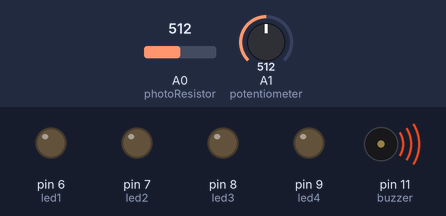
This sketch was run on a simulated Arduino Uno, built with avr-gcc and run on an emulated ATmega328P. On the bench: output pins drawn as LEDs (lit = HIGH), buzzer (waves = sounding). The test bench sets the inputs (shaded band); at power-on: A0 (photoResistor) = 512, A1 (potentiometer) = 512.

Above: at 1.3 s.
1.4 s: A0 (photoResistor) set to 211
2.9 s: A0 (photoResistor) set to 193
At 3.8 s:
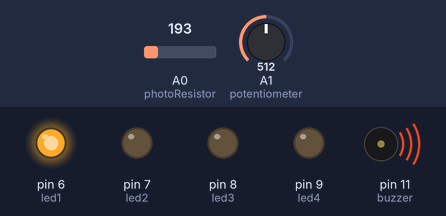
4.5 s: A1 (potentiometer) set to 0
At 5.0 s:
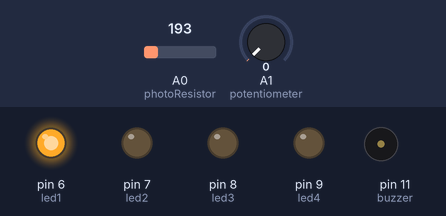
6.0 s: A0 (photoResistor) set to 210
At 7.2 s:
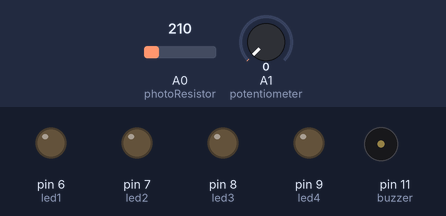
7.5 s: A0 (photoResistor) set to 140
At 8.6 s:
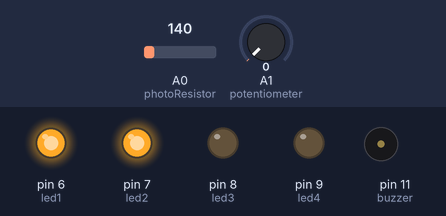
9.0 s: A1 (potentiometer) set to 60
At 9.7 s:
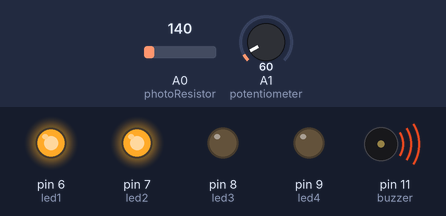
Timing chart, 0 to 11.5 s (numbered marks = the images above; inputs shaded):
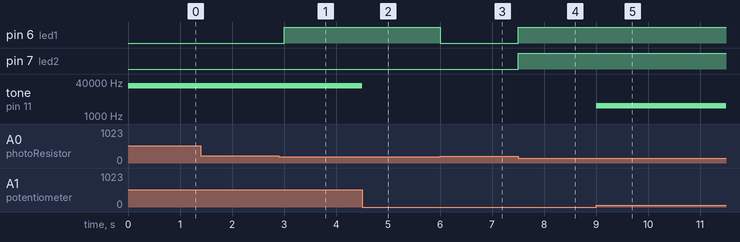

Measured:
- the behaviour switches between 201 and 200 on A0 (photoResistor) (found by bisection; images 0 and 1)
- after the input at 1.4 s, every drawn part: stays the same
- after the input at 2.9 s, pin 6 (led1): LOW → HIGH after 0.10 s
- after the input at 4.5 s, tone on pin 11 (buzzer): 26112 Hz → silent at once
- after the input at 6.0 s, pin 6 (led1): HIGH → LOW at once
- after the input at 7.5 s, pin 6 (led1), pin 7 (led2): LOW → HIGH at once
- after the input at 9.0 s, tone on pin 11 (buzzer): silent → 3060 Hz at once

The sketch:

myamik2lab4.ino
```cpp
/*
 * Madhava Sai Yamike - 675652145
 * Lab 4 - Multiple inputs and outputs
 * In this lab we will be using 4 LEDS and a photoresistor. We will Put all 4 LEDs next to each (preferably the same color).  As the amount of light seen by the photoresistor decreases, increase the number of LEDs that are lit.  For example, if your circuit receives no light then all of the LEDs should light up.  As you continue to increase the amount of light, the number of LEDs that light up will decrease.  So when the photoresistor receives the half the amount of light, 2 LEDS should be lit up, and when there is no light, all 4 LEDs should be lit up.
 * I assumed that I need to use the resistor for Buzzer but I learned that we can connect buzzer directly to Ardunio without using resistor.
 * References: https://www.arduino.cc/en/Reference/AnalogRead
 *             https://www.arduino.cc/en/Reference/Map
 *             https://www.arduino.cc/en/Reference/AnalogWrite
 * In person demonstration to TA - Huma (2/28) 4:00 p.m lab
 */

int led1 = 6;  // To setup LED1 in 6 pin
int led2 = 7; // To setup LED2 in 7 pin
int led3 = 8;  // To setup LED3 in 8 pin
int led4 = 9;  // To setup LED4 in 9 pin
int buzzer = 11;  // To setup the buzzer in 11 pin
int photoResistor = A0;  // To setup photoResistor in A0 pin
int potentiometer = A1;  // To setup Potentiometer in A1 pin
int readpotential = 0;
int testValue = 0;
int frequency = 0;


void setup() { // To setup the code to run once
  pinMode(led1,OUTPUT);
  pinMode(led2,OUTPUT);
  pinMode(led3,OUTPUT);
  pinMode(led4,OUTPUT);
  pinMode(buzzer,OUTPUT);

}

void loop() {  // This loop will execute the turning on and off of LED
  testValue = analogRead(photoResistor);
  readpotential = analogRead(potentiometer);
  if(testValue <= 50)
  {
    digitalWrite(led1,HIGH);
    digitalWrite(led2,HIGH);
    digitalWrite(led3,HIGH);
    digitalWrite(led4,HIGH);
  }
  else if(testValue <= 100)
  {
    digitalWrite(led1,HIGH);
    digitalWrite(led2,HIGH);
    digitalWrite(led3,HIGH);
    digitalWrite(led4,LOW);
  }
  else if(testValue <= 150)
  {
    digitalWrite(led1,HIGH);
    digitalWrite(led2,HIGH);
    digitalWrite(led3,LOW);
    digitalWrite(led4,LOW);
  }
  else if(testValue <= 200)
  {
    digitalWrite(led1,HIGH);
    digitalWrite(led2,LOW);
    digitalWrite(led3,LOW);
    digitalWrite(led4,LOW);
  }
  else
  {
    digitalWrite(led1,LOW);
    digitalWrite(led2,LOW);
    digitalWrite(led3,LOW);
    digitalWrite(led4,LOW);
  }
  frequency = map(readpotential,0,5,0,255);
  tone(buzzer,frequency);
  delay(500);
}
```
